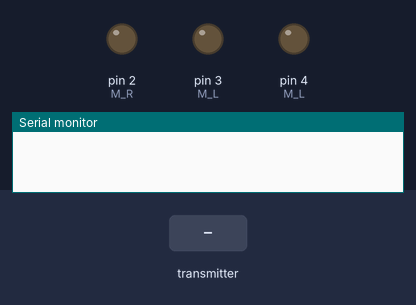
Recording of a sketch running on a simulated Arduino Uno, built with avr-gcc and run on an emulated ATmega328P. Shown: output pins drawn as LEDs (lit = HIGH), the last lines printed to the serial monitor. The inputs (shaded band) are chosen by the test bench. No radio packets arrive unless stated; pins used as bus, display or sensor lines are not drawn.

Above: at 1.2 s.
1.3 s: the transmitter starts sending x = 0
At 2.5 s:
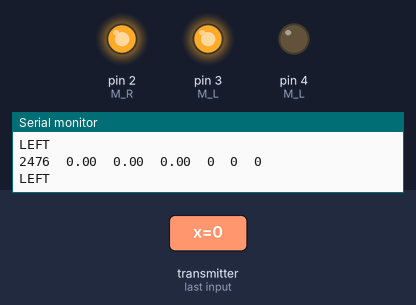
2.8 s: the transmitter starts sending joystick_x_info = 512
At 3.6 s:
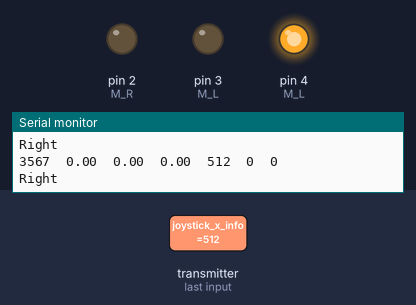
4.3 s: the transmitter starts sending joystick_x_info = 0
At 4.7 s:
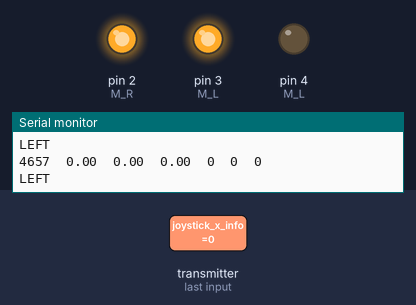
Timing chart, 0 to 7.3 s (numbered marks = the images above; inputs shaded):
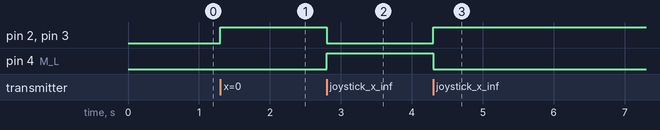

Measured:
- after the input at 1.3 s, pin 2 (M_R), pin 3 (M_L): LOW → HIGH at once
- after the input at 2.8 s, pin 2 (M_R), pin 3 (M_L): HIGH → LOW at once; pin 4 (M_L): LOW → HIGH at once
- after the input at 4.3 s, pin 2 (M_R), pin 3 (M_L): LOW → HIGH at once; pin 4 (M_L): HIGH → LOW at once

The sketch:

mpu_rx.ino
```cpp
#include <SPI.h>
#include "nRF24L01.h"
#include "RF24.h"
#define x_centre 485
#define y_centre 503
int joystick[2];
RF24 radio(7, 8);

unsigned long t0;
unsigned long t1;

void setup()
{
  //pinMode(13,OUTPUT);
  pinMode (1, OUTPUT);//M R
pinMode (2, OUTPUT); //M R
pinMode (3, OUTPUT); //M L
pinMode (4, OUTPUT); //M L

  while (!Serial);
  Serial.begin(115200);

  radio.begin();
  radio.openReadingPipe(1, 0xF0F0F0F0A1LL);
  //radio.openReadingPipe(2, 0xF0F0F0F0A2LL);

  radio.startListening();
  t0 = 0;
}

byte pipeNum = 0; //variable to hold which reading pipe sent data
typedef struct Value {
        float x;
        float y;
        float z;
        int joystick_x_info;
        int joystick_y_info;
        int button_state_info;
      } Value;
      Value value;
void loop()
{
  t1 = millis();
  /*digitalWrite(13,HIGH);
    delay(500);
    digitalWrite(13,LOW);
    delay(500);
  */

    if (radio.available(&pipeNum))
    {
      //char text[32] = {0};
      //int text[3];

      //radio.read(&text, sizeof(text));
      radio.read(&value, sizeof(value));
      //int coordinates[] ={value.x,value.y};
      Serial.print(t1);
      Serial.print("\t");
      Serial.print(value.x);
      Serial.print("\t");
      Serial.print(value.y);
      Serial.print("\t");
      Serial.print(value.z);
     Serial.print("\t");
      Serial.print(value.joystick_x_info);
      Serial.print("\t");
      Serial.print(value.joystick_y_info);
      Serial.print("\t");
       Serial.println(value.button_state_info);
      t0 = t1;

      //Serial.println("X-acceleration");
      //int number=atol(text);
      //Serial.println(number);
      //Serial.println((int)text);
      //Serial.println(value);
      //delay(100);

  if (value.joystick_x_info<x_centre){
digitalWrite (1, LOW);
digitalWrite (2, HIGH);
digitalWrite (3, HIGH);
digitalWrite (4, LOW);
Serial.println( "LEFT");

}
else if (value.joystick_x_info>x_centre){
  digitalWrite (1, HIGH);
digitalWrite (2, LOW);
digitalWrite (3, LOW);
digitalWrite (4, HIGH);
Serial.println( "Right");

}
else if (value.joystick_y_info>y_centre){
digitalWrite (1, HIGH);
digitalWrite (2, LOW);
digitalWrite (3, HIGH);
digitalWrite (4, LOW);
Serial.println( "Forward");
}
else if (value.joystick_y_info<y_centre){
digitalWrite (1, LOW);
digitalWrite (2, HIGH);
digitalWrite (3, LOW);
digitalWrite (4, HIGH);
Serial.println( "Back");
}
else {
digitalWrite (1, LOW);
digitalWrite (2, LOW);
digitalWrite (3, LOW);
digitalWrite (4, LOW);
}
    }
    else
  {
    //Serial.println("No radio available");
  }  }
```
